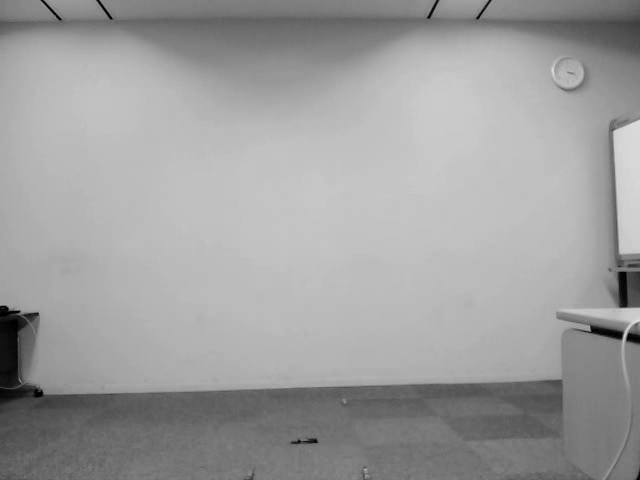
#> input picture testset/back.png, 640 x 480 px, found by its file name
$ python pose_pass.py testset/back.png
#> lines starting #> are read from the running program, lines starting #| are printed output that depends on the picture; after the words box and inside, x2 and y2 are one past the last pixel; in counts of white or black regions, pixels touching at a corner belong together

import cv2
import numpy as np
import os
import time
import sys
from judge_marker import *
from detect_red_circle import *


if len(sys.argv) == 1:
    cam = cam = cv2.VideoCapture(0)
if len(sys.argv) == 2:
    cam = cv2.VideoCapture(sys.argv[1])


#背景画像
back = cv2.imread('back.png',0)
#> back is the input picture: shape (480, 640); min 0, max 227, mean 157.8

#現時点では鍵の探索は未実装
#鍵
key_pose = cv2.imread('pose.png',0)


#特徴量計算(体)
hog = cv2.HOGDescriptor()
hog.setSVMDetector(cv2.HOGDescriptor_getDefaultPeopleDetector())
#分類器のパラメータ
hogParams = {'winStride':(8,8),'padding':(32,32),'scale':1.05}


#２値化のパラメータ
t = 50
# 平滑下のパラメータ
n = 5
#3秒間に何フレームで認証するか
f = 15
#ノイズ消しのパラメータ
kernelo = np.ones((5,5),np.uint8)
#穴埋めパラメータ
kernelc = np.ones((5,5),np.uint8)
#ポーズ判定ピクセル
j = 7000


face_color = (255,0,0)
body_color = (0,255,0)

#顔判別の分類器データのパス
cascade_path = "haarcascade_frontalface_alt.xml"
#カスケード分類器の特徴量を取得する
cascade = cv2.CascadeClassifier(cascade_path)

human_flag = False
marker_flag = False
marker_key = False
getFrame_flag = False

poseWhitePix = 0

frame_count = 0

time_start = 0.0
marker_time_start = 0.0

human_frame_per_3sec = 0
marker_frame_per_3sec = 0

count = 0
while(1):
    ret, frame = cam.read()
    if ret == False:
        break

    humanFrame = frame.copy()

    #人物認識実行
    if marker_flag == False:
        human,r = hog.detectMultiScale(humanFrame,**hogParams)
#> human = [[0, 196, 61, 241]]; r = [0.124]
        face = cascade.detectMultiScale(humanFrame, scaleFactor=1.2, minNeighbors=2, minSize=(10, 10))
#> face = ()

        if len(human) != 0:
            for(x,y,w,h) in human:
                cv2.rectangle(humanFrame,(x,y),(x+w,y+h),body_color,3)
#> this loop made 1 pass
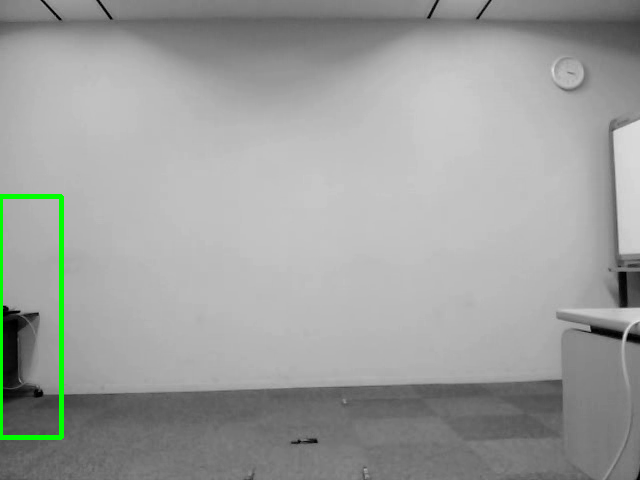
#> humanFrame: shape (480, 640, 3); 0.82% of pixels changed, all inside (x1, y1, x2, y2) = (0, 194, 64, 440)
            print('身体認識')
        if len(face) != 0:
            for rect in face:
                cv2.rectangle(humanFrame, tuple(rect[0:2]),tuple(rect[0:2] + rect[2:4]), face_color, thickness=2)
            print('顔認識')

        if len(human) != 0 and len(face) != 0:
            human_flag = True
            print('人物発見')
        else:
            human_flag = False
            print('人物未発見')

    #human_flag==Trueが3sec続く
    #    marker_flag = True
    if human_flag == True and time_start==0.0 and marker_flag == False:
        time_start = time.time()
        print('時間計測開始')
    if time_start != 0 and human_flag == True:
        human_frame_per_3sec = human_frame_per_3sec + 1
    if time_start != 0 and time.time() - time_start > 3.0 and human_frame_per_3sec > f:
        marker_flag = True
        time_start = 0
        human_frame_per_3sec = 0
        print('人物認証')
    if time_start != 0 and time.time() - time_start > 3.0 and human_frame_per_3sec < f:
        marker_flag = False
        time_start = 0
        human_frame_per_3sec = 0
        print('人物不認証')


    if marker_flag == True:
        #マーカー認証
        #範囲内にいる->marker_key = True
        if(detect_red_circle(frame)==True):
                if judge_marker(frame) == True:
                    marker_key = True
                    print('黄円範囲内')
                else:
                    marker_key = False
                    print('黄円範囲外')

        #marker_key==Trueが3sec続く
        #   getFrame_flag = True
        if marker_key == True and marker_time_start == 0 and marker_key == True:
            marker_time_start = time.time()
            print('時間測定開始(マーカー)')
        if marker_time_start != 0 and marker_key == True:
            marker_frame_per_3sec = marker_frame_per_3sec + 1
        if marker_time_start != 0 and time.time() - marker_time_start > 3.0 and marker_frame_per_3sec > f:
            getFrame_flag = True
            marker_time_start = 0.0
            maker_frame_per_3sec = 0
            print('マーカー認証')
        if marker_time_start != 0 and time.time() - marker_time_start > 3.0 and marker_frame_per_3sec:
            getFrame_flag = False
            marker_time_start = 0.0
            maker_frame_per_3sec = 0
            print('マーカー不認証')

    #getFrame_flag==Tureなら１０フレーム取得
    if getFrame_flag == True and frame_count < 10:
        print('フレーム取得')
        filename = 'frame' + str(frame_count) + '.png'
        cv2.imwrite(filename,frame)

        gray = cv2.cvtColor(frame, cv2.COLOR_RGB2GRAY)
        fgmask = cv2.absdiff(gray,back)
        ret, binal = cv2.threshold(fgmask, t, 255, cv2.THRESH_BINARY)
        binal = cv2.medianBlur(binal, n)
        erosion = cv2.erode(binal,kernelo,iterations = 1)
        opening = cv2.morphologyEx(binal, cv2.MORPH_OPEN, kernelo)
        closing = cv2.morphologyEx(opening, cv2.MORPH_CLOSE, kernelc)
        result = cv2.absdiff(closing,key_pose)
        name = 'diff'+str(frame_count)+'.png'
        cv2.imwrite(name,result)
        poseWhitePix += cv2.countNonZero(result)


        frame_count = frame_count + 1


    if frame_count == 10:
        #フレームリストのシルエット化
        #鍵との比較=>poseWhitePixリストに追加
        poseAve = poseWhitePix/frame_count
        #ポーズシルエット開錠の判定
        #リストの平均値取得
        if poseAve < j:
            pose_key = True
            #開錠処理
            print('ポーズ認証')
            print('open')
            break
        else:
            pose_key = False
            print('ポーズ不認証')
            print('close')
            marker_key = False
            getFrame_flag = False
            frame_count = 0
            poseWhitePix = 0


    cv2.imshow('result', frame)
    cv2.imshow('human', humanFrame)
    key = cv2.waitKey(30)
#> (key q is pressed here)
    if key == ord('q'):
        break

cv2.destroyAllWindows()
cam.release()
